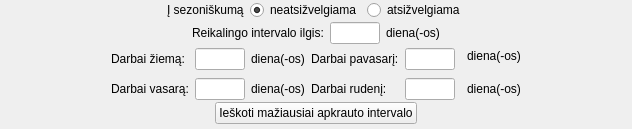
            <widget class="QFrame" name="Sisteminiai_pranesimai">
             <property name="frameShape">
              <enum>QFrame::NoFrame</enum>
             </property>
             <property name="frameShadow">
              <enum>QFrame::Raised</enum>
             </property>
             <property name="lineWidth">
              <number>0</number>
             </property>
             <layout class="QVBoxLayout" name="verticalLayout_8">
              <property name="margin">
               <number>0</number>
              </property>
              <item>
               <widget class="QFrame" name="filtravimo_frame">
                <property name="enabled">
                 <bool>true</bool>
                </property>
                <property name="frameShape">
                 <enum>QFrame::NoFrame</enum>
                </property>
                <property name="frameShadow">
                 <enum>QFrame::Plain</enum>
                </property>
                <property name="lineWidth">
                 <number>0</number>
                </property>
                <layout class="QVBoxLayout" name="verticalLayout_18">
                 <property name="spacing">
                  <number>2</number>
                 </property>
                 <property name="leftMargin">
                  <number>0</number>
                 </property>
                 <property name="topMargin">
                  <number>0</number>
                 </property>
                 <property name="rightMargin">
                  <number>0</number>
                 </property>
                 <property name="bottomMargin">
                  <number>5</number>
                 </property>
                 <item>
                  <widget class="QFrame" name="frame_14">
                   <property name="frameShape">
                    <enum>QFrame::NoFrame</enum>
                   </property>
                   <property name="frameShadow">
                    <enum>QFrame::Plain</enum>
                   </property>
                   <layout class="QHBoxLayout" name="horizontalLayout_15">
                    <property name="spacing">
                     <number>6</number>
                    </property>
                    <property name="margin">
                     <number>0</number>
                    </property>
                    <item>
                     <spacer name="horizontalSpacer_27">
                      <property name="orientation">
                       <enum>Qt::Horizontal</enum>
                      </property>
                      <property name="sizeHint" stdset="0">
                       <size>
                        <width>167</width>
                        <height>20</height>
                       </size>
                      </property>
                     </spacer>
                    </item>
                    <item>
                     <widget class="QLabel" name="label_47">
                      <property name="text">
                       <string>Į sezoniškumą</string>
                      </property>
                     </widget>
                    </item>
                    <item>
                     <widget class="QRadioButton" name="neats_radio">
                      <property name="text">
                       <string>neatsižvelgiama</string>
                      </property>
                      <property name="checked">
                       <bool>true</bool>
                      </property>
                     </widget>
                    </item>
                    <item>
                     <widget class="QRadioButton" name="atsiz_radio">
                      <property name="text">
                       <string>atsižvelgiama</string>
                      </property>
                     </widget>
                    </item>
                    <item>
                     <spacer name="horizontalSpacer_28">
                      <property name="orientation">
                       <enum>Qt::Horizontal</enum>
                      </property>
                      <property name="sizeHint" stdset="0">
                       <size>
                        <width>167</width>
                        <height>20</height>
                       </size>
                      </property>
                     </spacer>
                    </item>
                   </layout>
                  </widget>
                 </item>
                 <item>
                  <widget class="QFrame" name="neatsizvelgiama_frame">
                   <property name="frameShape">
                    <enum>QFrame::NoFrame</enum>
                   </property>
                   <property name="frameShadow">
                    <enum>QFrame::Plain</enum>
                   </property>
                   <layout class="QHBoxLayout" name="horizontalLayout_16">
                    <property name="margin">
                     <number>0</number>
                    </property>
                    <item>
                     <spacer name="horizontalSpacer_29">
                      <property name="orientation">
                       <enum>Qt::Horizontal</enum>
                      </property>
                      <property name="sizeHint" stdset="0">
                       <size>
                        <width>40</width>
                        <height>20</height>
                       </size>
                      </property>
                     </spacer>
                    </item>
                    <item>
                     <widget class="QLabel" name="label_48">
                      <property name="text">
                       <string>Reikalingo intervalo ilgis:</string>
                      </property>
                     </widget>
                    </item>
                    <item>
                     <widget class="QLineEdit" name="lineEdit_11">
                      <property name="maximumSize">
                       <size>
                        <width>50</width>
                        <height>16777215</height>
                       </size>
                      </property>
                     </widget>
                    </item>
                    <item>
                     <widget class="QLabel" name="label_49">
                      <property name="text">
                       <string>diena(-os)</string>
                      </property>
                     </widget>
                    </item>
                    <item>
                     <spacer name="horizontalSpacer_30">
                      <property name="orientation">
                       <enum>Qt::Horizontal</enum>
                      </property>
                      <property name="sizeHint" stdset="0">
                       <size>
                        <width>40</width>
                        <height>20</height>
                       </size>
                      </property>
                     </spacer>
                    </item>
                   </layout>
                  </widget>
                 </item>
                 <item>
                  <widget class="QFrame" name="atsizvelgiama_frame">
                   <property name="frameShape">
                    <enum>QFrame::NoFrame</enum>
                   </property>
                   <property name="frameShadow">
                    <enum>QFrame::Raised</enum>
                   </property>
                   <layout class="QGridLayout" name="gridLayout_3">
                    <property name="margin">
                     <number>0</number>
                    </property>
                    <property name="horizontalSpacing">
                     <number>6</number>
                    </property>
                    <item row="0" column="1" rowspan="2">
                     <widget class="QLabel" name="label_50">
                      <property name="text">
                       <string>Darbai žiemą:</string>
                      </property>
                     </widget>
                    </item>
                    <item row="0" column="2" rowspan="2">
                     <widget class="QLineEdit" name="lineEdit_12">
                      <property name="minimumSize">
                       <size>
                        <width>50</width>
                        <height>0</height>
                       </size>
                      </property>
                      <property name="maximumSize">
                       <size>
                        <width>50</width>
                        <height>16777215</height>
                       </size>
                      </property>
                     </widget>
                    </item>
                    <item row="0" column="3" rowspan="2">
                     <widget class="QLabel" name="label_51">
                      <property name="text">
                       <string>diena(-os)</string>
                      </property>
                     </widget>
                    </item>
                    <item row="0" column="5" rowspan="2">
                     <widget class="QLabel" name="label_52">
                      <property name="text">
                       <string>Darbai pavasarį:</string>
                      </property>
                     </widget>
                    </item>
                    <item row="0" column="6" rowspan="2" colspan="2">
                     <widget class="QLineEdit" name="lineEdit_13">
                      <property name="minimumSize">
                       <size>
                        <width>50</width>
                        <height>0</height>
                       </size>
                      </property>
                      <property name="maximumSize">
                       <size>
                        <width>50</width>
                        <height>16777215</height>
                       </size>
                      </property>
                     </widget>
                    </item>
                    <item row="3" column="1">
                     <widget class="QLabel" name="label_53">
                      <property name="text">
                       <string>Darbai vasarą:</string>
                      </property>
                     </widget>
                    </item>
                    <item row="3" column="2">
                     <widget class="QLineEdit" name="lineEdit_14">
                      <property name="minimumSize">
                       <size>
                        <width>50</width>
                        <height>0</height>
                       </size>
                      </property>
                      <property name="maximumSize">
                       <size>
                        <width>50</width>
                        <height>16777215</height>
                       </size>
                      </property>
                     </widget>
                    </item>
                    <item row="3" column="3">
                     <widget class="QLabel" name="label_54">
                      <property name="text">
                       <string>diena(-os)</string>
                      </property>
                     </widget>
                    </item>
                    <item row="3" column="5">
                     <widget class="QLabel" name="label_55">
                      <property name="text">
                       <string>Darbai rudenį:</string>
                      </property>
                     </widget>
                    </item>
                    <item row="0" column="8">
                     <widget class="QLabel" name="label_56">
                      <property name="text">
                       <string>diena(-os)</string>
                      </property>
                     </widget>
                    </item>
                    <item row="3" column="8">
                     <widget class="QLabel" name="label_57">
                      <property name="text">
                       <string>diena(-os)</string>
                      </property>
                     </widget>
                    </item>
                    <item row="3" column="6">
                     <widget class="QLineEdit" name="lineEdit_15">
                      <property name="minimumSize">
                       <size>
                        <width>50</width>
                        <height>0</height>
                       </size>
                      </property>
                      <property name="maximumSize">
                       <size>
                        <width>50</width>
                        <height>16777215</height>
                       </size>
                      </property>
                     </widget>
                    </item>
                    <item row="0" column="0">
                     <spacer name="horizontalSpacer_31">
                      <property name="orientation">
                       <enum>Qt::Horizontal</enum>
                      </property>
                      <property name="sizeHint" stdset="0">
                       <size>
                        <width>40</width>
                        <height>20</height>
                       </size>
                      </property>
                     </spacer>
                    </item>
                    <item row="3" column="0">
                     <spacer name="horizontalSpacer_32">
                      <property name="orientation">
                       <enum>Qt::Horizontal</enum>
                      </property>
                      <property name="sizeHint" stdset="0">
                       <size>
                        <width>40</width>
                        <height>20</height>
                       </size>
                      </property>
                     </spacer>
                    </item>
                    <item row="0" column="9">
                     <spacer name="horizontalSpacer_33">
                      <property name="orientation">
                       <enum>Qt::Horizontal</enum>
                      </property>
                      <property name="sizeHint" stdset="0">
                       <size>
                        <width>40</width>
                        <height>20</height>
                       </size>
                      </property>
                     </spacer>
                    </item>
                    <item row="3" column="9">
                     <spacer name="horizontalSpacer_34">
                      <property name="orientation">
                       <enum>Qt::Horizontal</enum>
                      </property>
                      <property name="sizeHint" stdset="0">
                       <size>
                        <width>40</width>
                        <height>20</height>
                       </size>
                      </property>
                     </spacer>
                    </item>
                   </layout>
                  </widget>
                 </item>
                 <item>
                  <widget class="QFrame" name="frame_10">
                   <property name="frameShape">
                    <enum>QFrame::NoFrame</enum>
                   </property>
                   <property name="frameShadow">
                    <enum>QFrame::Raised</enum>
                   </property>
                   <layout class="QGridLayout" name="gridLayout">
                    <property name="margin">
                     <number>0</number>
                    </property>
                    <property name="spacing">
                     <number>0</number>
                    </property>
                    <item row="0" column="1">
                     <widget class="QPushButton" name="pushButton">
                      <property name="text">
                       <string>Ieškoti mažiausiai apkrauto intervalo</string>
                      </property>
                     </widget>
                    </item>
                    <item row="0" column="0">
                     <spacer name="horizontalSpacer_11">
                      <property name="orientation">
                       <enum>Qt::Horizontal</enum>
                      </property>
                      <property name="sizeHint" stdset="0">
                       <size>
                        <width>40</width>
                        <height>20</height>
                       </size>
                      </property>
                     </spacer>
                    </item>
                    <item row="0" column="2">
                     <spacer name="horizontalSpacer_12">
                      <property name="orientation">
                       <enum>Qt::Horizontal</enum>
                      </property>
                      <property name="sizeHint" stdset="0">
                       <size>
                        <width>40</width>
                        <height>20</height>
                       </size>
                      </property>
                     </spacer>
                    </item>
                   </layout>
                  </widget>
                 </item>
                </layout>
               </widget>
              </item>
             </layout>
            </widget>
